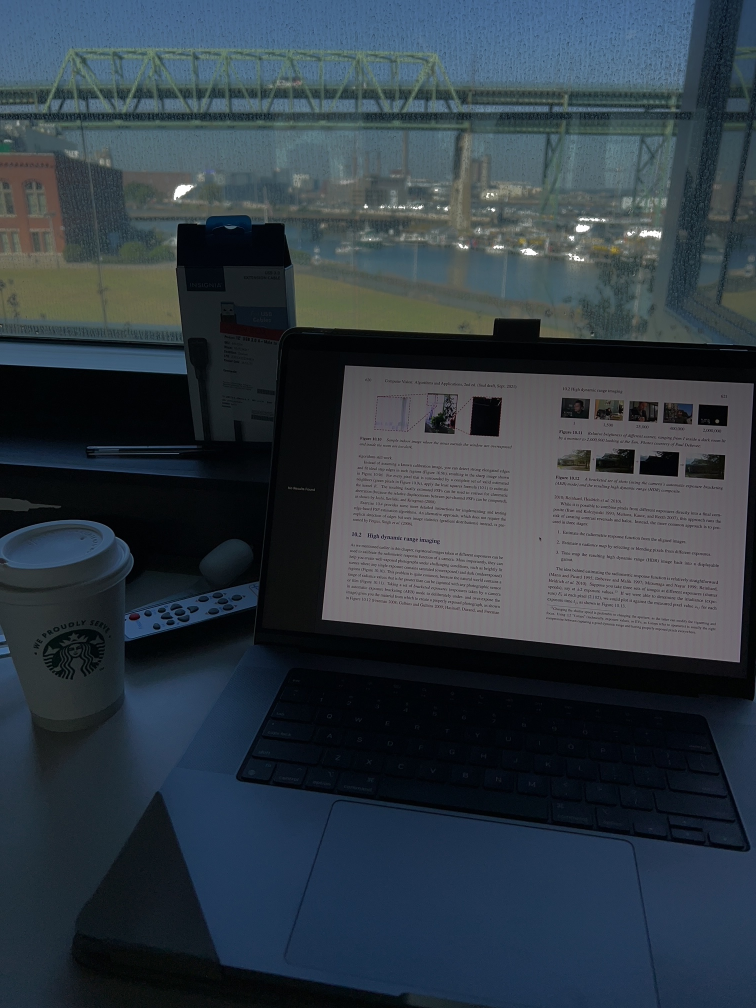
#> input picture IMAGE_1.JPG, 1512 x 2016 px (shown at 1/2 size)
$ python -i lab3.py   (imports and definitions only)   (older library calls are emulated)
#> lines starting #> are read from the running program, lines starting #| are printed output that depends on the picture
#> further down, picture is the input picture: shape (2016, 1512, 3); mean B, G, R 68.2, 59.2, 48.5
# Tom Kazakov
# RBE 549 Lab 3: Image Gradient and Canny Edge Detection

import cv2
import numpy as np

SOBEL_KSIZE_MIN = 1
SOBEL_KSIZE_MAX = 7

SOBEL_KERNEL_X = np.array([[-1, 0, 1], [-2, 0, 2], [-1, 0, 1]], dtype=np.float64)

SOBEL_KERNEL_Y = np.array([[-1, -2, -1], [0, 0, 0], [1, 2, 1]], dtype=np.float64)

LAPLACIAN_KERNEL = np.array([[2, 0, 2], [0, -8, 0], [2, 0, 2]], dtype=np.float64)

CANNY_THRESH_MIN = 1
CANNY_THRESH_MAX = 5000
CANNY_THRESH1_DEFAULT = 100
CANNY_THRESH2_DEFAULT = 200


# [45 lines left out: functions init_state, setup_trackbars, not called in this run]


def custom_filter(gray, kernel):
    """Apply a convolution kernel via filter2D instead of cv2.Sobel()/cv2.Laplacian()."""
    blurred = cv2.GaussianBlur(gray, (3, 3), 0)
    filtered = cv2.filter2D(blurred, cv2.CV_64F, kernel)
    return np.uint8(np.absolute(filtered))


QUAD_LABEL_FONT = cv2.FONT_HERSHEY_SIMPLEX
QUAD_LABEL_SCALE = 0.8
QUAD_LABEL_THICKNESS = 2


def _draw_label(img, text):
    """Draw a label centered at the top of a quad panel."""
    (tw, th), _ = cv2.getTextSize(text, QUAD_LABEL_FONT, QUAD_LABEL_SCALE, QUAD_LABEL_THICKNESS)
    x = (img.shape[1] - tw) // 2
    y = th + 10
    cv2.putText(img, text, (x, y), QUAD_LABEL_FONT, QUAD_LABEL_SCALE,
                (0, 0, 0), QUAD_LABEL_THICKNESS + 2)
    cv2.putText(img, text, (x, y), QUAD_LABEL_FONT, QUAD_LABEL_SCALE,
                (255, 255, 255), QUAD_LABEL_THICKNESS)


def build_quad_view(img):
    """Build a 2x2 grid: Original, Laplacian, Sobel X, Sobel Y using custom kernels."""
    h, w = img.shape[:2]
#> h = 2016; w = 1512
    half_h, half_w = h // 2, w // 2
#> half_h = 1008; half_w = 756
    gray = cv2.cvtColor(img, cv2.COLOR_BGR2GRAY)
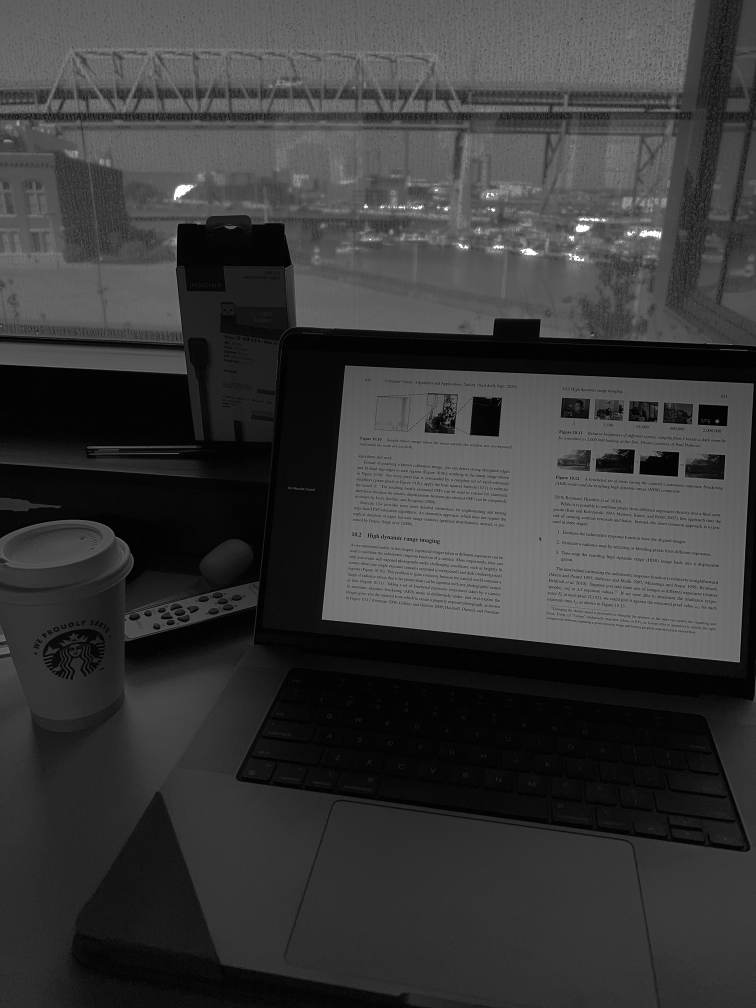
#> gray: shape (2016, 1512) (shown at 1/2 size); min 0, max 255, mean 57

    panels = [
        ("Original", cv2.resize(img, (half_w, half_h))),
        ("Laplacian", cv2.resize(cv2.cvtColor(custom_filter(gray, LAPLACIAN_KERNEL), cv2.COLOR_GRAY2BGR), (half_w, half_h))),
        ("Sobel X", cv2.resize(cv2.cvtColor(custom_filter(gray, SOBEL_KERNEL_X), cv2.COLOR_GRAY2BGR), (half_w, half_h))),
        ("Sobel Y", cv2.resize(cv2.cvtColor(custom_filter(gray, SOBEL_KERNEL_Y), cv2.COLOR_GRAY2BGR), (half_w, half_h))),
    ]
#> in custom_filter, `filtered = cv2.filter2D(blurred, cv2.CV_64F, kernel)`:
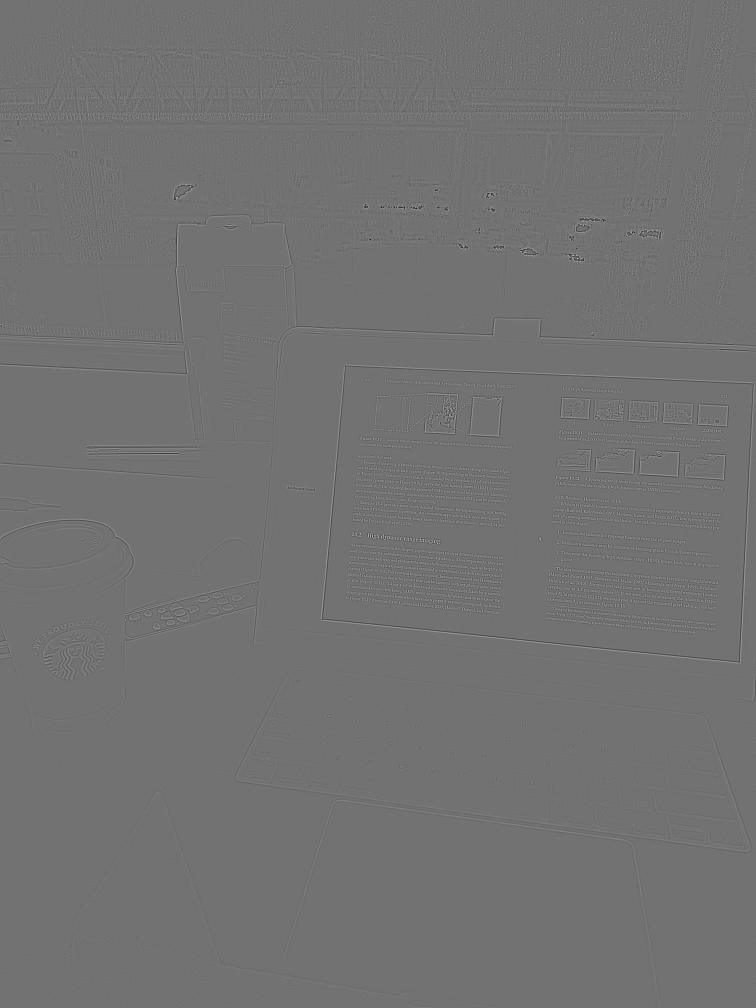
#> filtered: shape (2016, 1512) float64 (shown at 1/2 size); min -366, max 450, mean 0; drawn with min black and max white
#> in custom_filter (call 2), `filtered = cv2.filter2D(blurred, cv2.CV_64F, kernel)`:
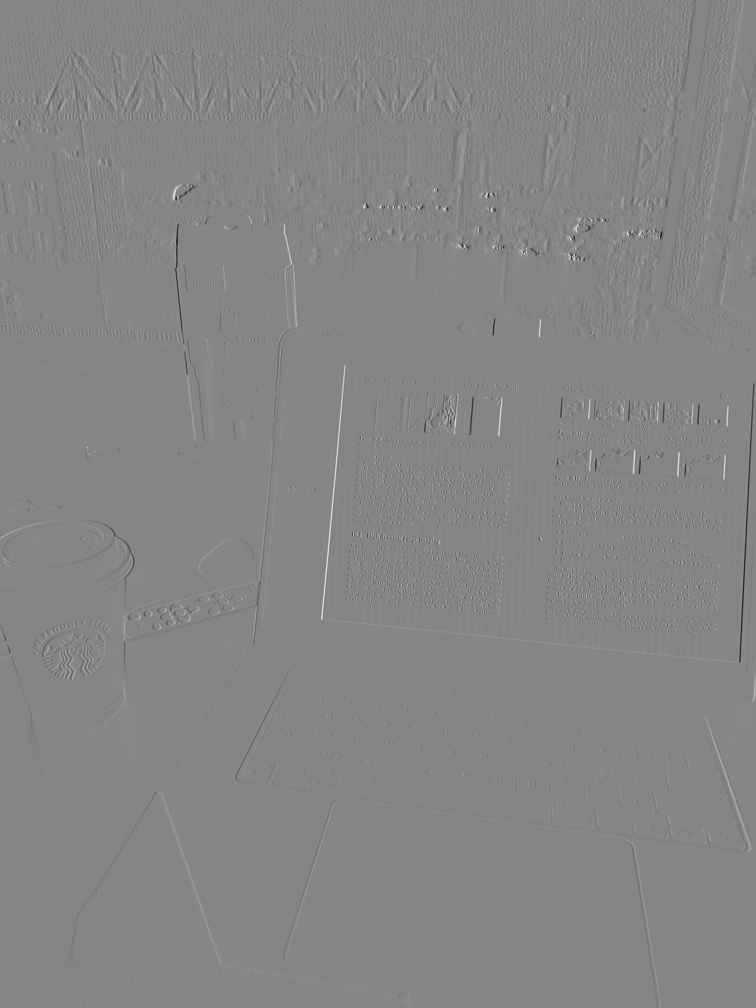
#> filtered: shape (2016, 1512) float64 (shown at 1/2 size); min -465, max 423, mean -0.1; drawn with min black and max white
#> in custom_filter (call 3), `return np.uint8(np.absolute(filtered))`:
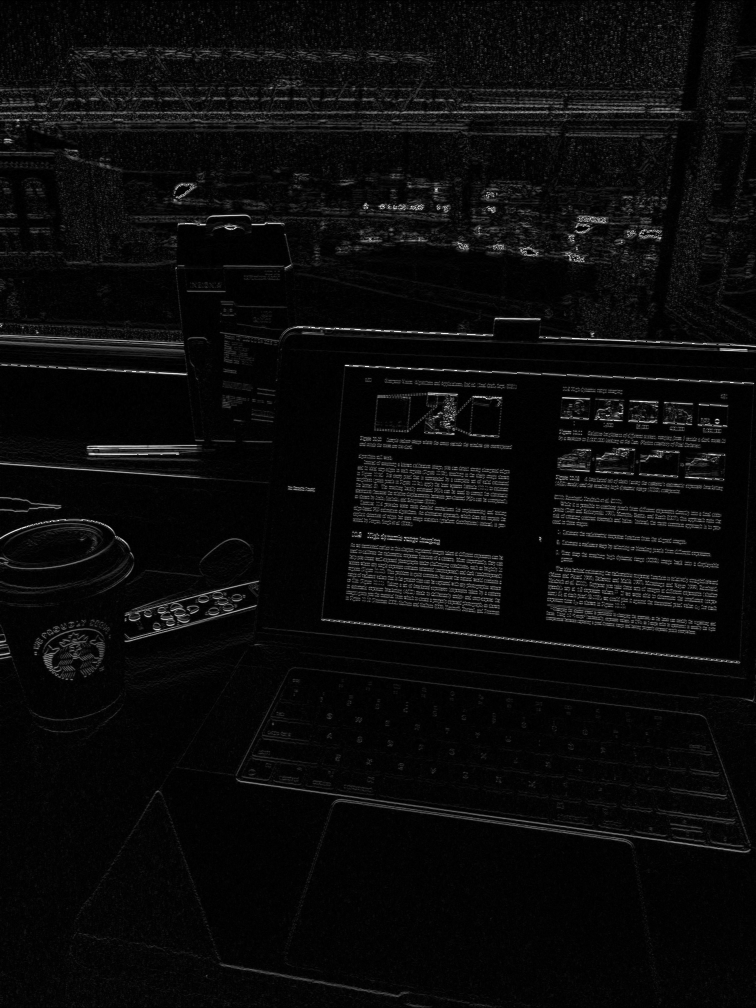
#> returned value: shape (2016, 1512) (shown at 1/2 size); min 0, max 255, mean 10.6

    for label, panel in panels:
        _draw_label(panel, label)
#> this loop made 4 passes
#> (label, tw in _draw_label, x in _draw_label) on passes 1 to 4: ('Original', 95, 330), ('Laplacian', 119, 318), ('Sobel X', 98, 329), ('Sobel Y', 96, 330)

    top = np.hstack([panels[0][1], panels[1][1]])
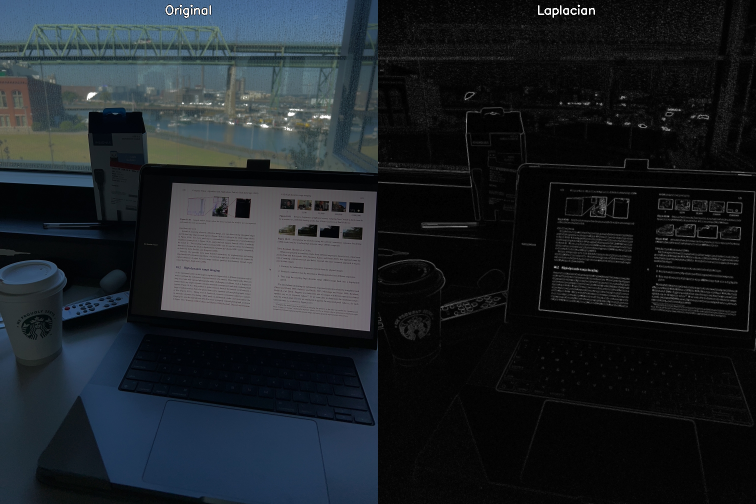
#> top: shape (1008, 1512, 3) (shown at 1/2 size); mean of channels 0, 1, 2 39.2, 34.6, 29.3; drawn as B, G, R
    bottom = np.hstack([panels[2][1], panels[3][1]])
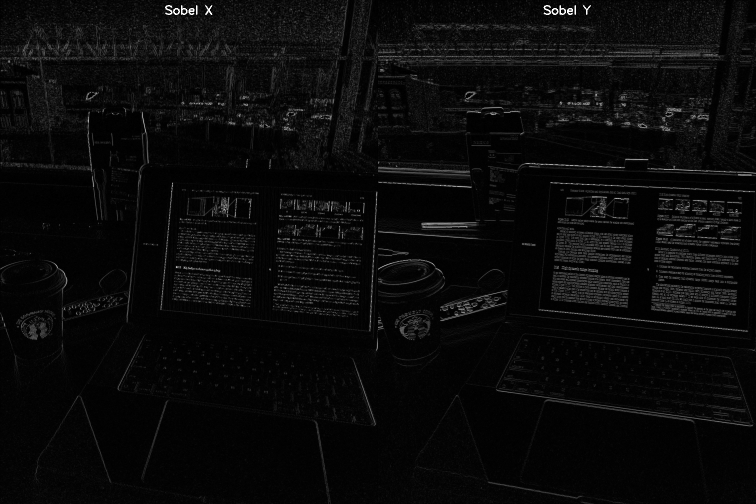
#> bottom: shape (1008, 1512, 3) (shown at 1/2 size); min 0, max 255, mean 10.2
    return np.vstack([top, bottom])
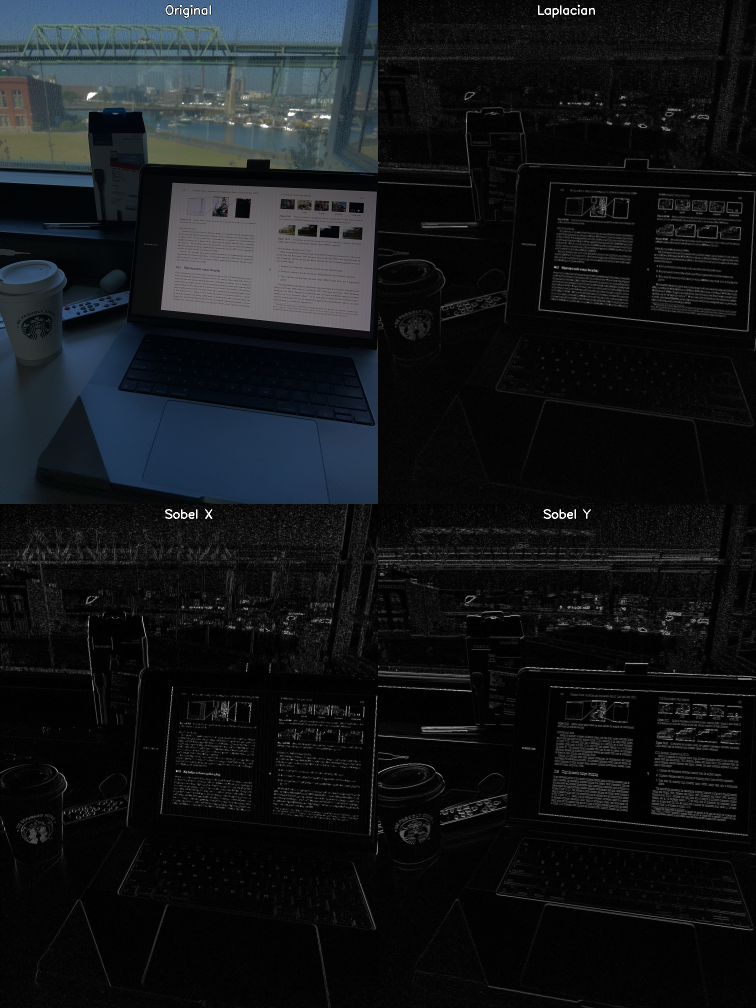
#> returned value: shape (2016, 1512, 3) (shown at 1/2 size); mean of channels 0, 1, 2 24.7, 22.4, 19.7; drawn as B, G, R


# [93 lines left out: functions apply_effects, handle_key, not called in this run]

>>> import cv2
>>> picture = cv2.imread('IMAGE_1.JPG')
>>> result = build_quad_view(picture)

$ run again, on Lowes_house.jpg
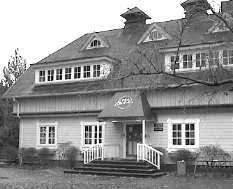
#> input picture Lowes_house.jpg, 233 x 189 px
#> picture is the input picture: shape (189, 233, 3); min 0, max 255, mean 145
#> in custom_filter (call 3), `return np.uint8(np.absolute(filtered))`:
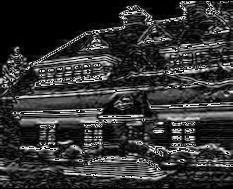
#> returned value: shape (189, 233); min 0, max 255, mean 52.2
#> the loop in build_quad_view, `for label, panel in panels:` made 4 passes
#> (label, tw in _draw_label, x in _draw_label) on passes 1 to 4: ('Original', 95, 10), ('Laplacian', 119, -2), ('Sobel X', 98, 9), ('Sobel Y', 96, 10)
#> in build_quad_view, `return np.vstack([top, bottom])`:
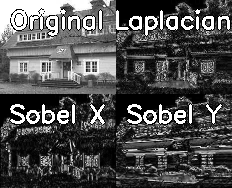
#> returned value: shape (188, 232, 3); min 0, max 255, mean 78.7
